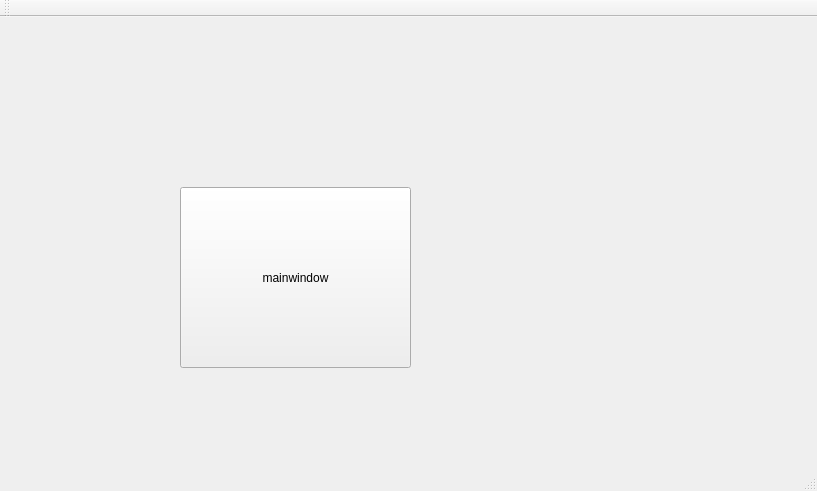
<?xml version="1.0" encoding="UTF-8"?>
<ui version="4.0">
 <class>mainwindow</class>
 <widget class="QMainWindow" name="mainwindow">
  <property name="geometry">
   <rect>
    <x>0</x>
    <y>0</y>
    <width>817</width>
    <height>491</height>
   </rect>
  </property>
  <property name="windowTitle">
   <string>mainwindow</string>
  </property>
  <widget class="QWidget" name="centralwidget">
   <widget class="QPushButton" name="pushButton">
    <property name="geometry">
     <rect>
      <x>180</x>
      <y>170</y>
      <width>231</width>
      <height>181</height>
     </rect>
    </property>
    <property name="text">
     <string>mainwindow</string>
    </property>
   </widget>
  </widget>
  <widget class="QMenuBar" name="menubar">
   <property name="geometry">
    <rect>
     <x>0</x>
     <y>0</y>
     <width>817</width>
     <height>19</height>
    </rect>
   </property>
  </widget>
  <widget class="QToolBar" name="toolBar">
   <property name="windowTitle">
    <string>toolBar</string>
   </property>
   <attribute name="toolBarArea">
    <enum>TopToolBarArea</enum>
   </attribute>
   <attribute name="toolBarBreak">
    <bool>false</bool>
   </attribute>
  </widget>
  <widget class="QStatusBar" name="statusBar"/>
 </widget>
 <resources/>
 <connections/>
</ui>
